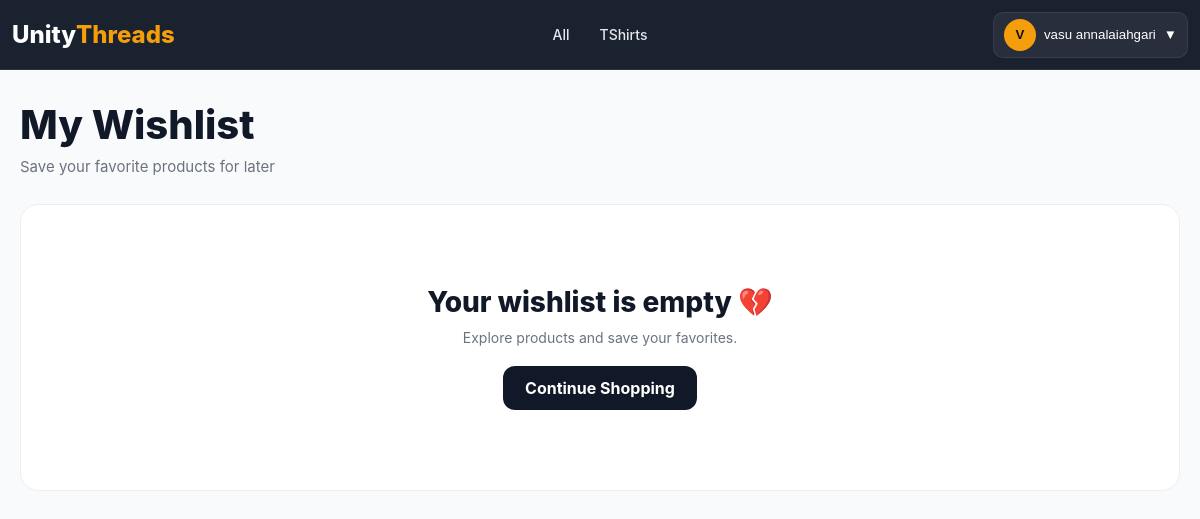
The app's page /wishlist/ (signed in) with its own data.
### products/models.py (models this page shows, shortened)
class BaseModel(models.Model):
    created_at = models.DateTimeField(
        auto_now_add=True
    )
    updated_at = models.DateTimeField(
        auto_now=True
    )
    class Meta:
        abstract = True

class Category(BaseModel):
    name = models.CharField(
        max_length=100,
        unique=True
    )
    slug = models.SlugField(
        unique=True,
        blank=True
    )
    image = models.ImageField(
        upload_to='categories/',
        blank=True,
        null=True
    )
    is_active = models.BooleanField(default=True)
    class Meta:
        verbose_name_plural = "Categories"
        ordering = ['name']
        indexes = [
            models.Index(fields=['slug']),
            models.Index(fields=['is_active']),
        ]

### accounts/models.py (models this page shows, shortened)
class User(AbstractUser):
    username = None
    email = models.EmailField(
        unique=True
    )
    phone = models.CharField(
        max_length=10,
        unique=True
    )
    full_name = models.CharField(
        max_length=150
    )
    is_email_verified = models.BooleanField(
        default=False
    )
    USERNAME_FIELD = "email"
    REQUIRED_FIELDS = ["phone"]
    objects = UserManager()

### wishlist/views.py (the view)
# urls.py: path("", wishlist_page,name="wishlist"),
@login_required
def wishlist_page(request):
    items = Wishlist.objects.select_related(
        "product",
        "product__brand",
        "product__category"
    ).filter(
        user=request.user
    ).order_by("-created_at")
    return render(
        request,
        "wishlist/wishlist.html",
        {
            "items": items
        }
    )

### home/context_processors.py (called while the page is built)
def global_data(request):
    return {
        "categories": Category.objects.all()
    }

### wishlist/templates/wishlist/wishlist.html (shortened to what this page needs)
{% load static %}
<!DOCTYPE html>
<html lang="en">
<head>
    <link rel="stylesheet"
          href="{% static 'wishlist/css/wishlist.css' %}">
</head>
<body>
{% include 'partials/navbar.html' %}
<section class="wishlist-section">
    <div class="wishlist-header">
        <h1>My Wishlist</h1>
        <p>
            Save your favorite products for later
        </p>
    </div>
    {% if items %}
    <div class="wishlist-grid">
        {% for item in items %}
        <div class="wishlist-card">
            <button class="wishlist-remove-btn"
                    onclick="removeWishlist('{{ item.product.id }}', this)">
                ✕
            </button>
            {% if item.product.slug %}
            <a href="{% url 'product_detail' item.product.slug %}">
            {% else %}
            <a href="#">
            {% endif %}
                <div class="wishlist-image">
                    {% with img=item.product.images.first %}
                        {% if img %}
                            <img src="{{ img.image.url }}"
                                 alt="{{ item.product.name }}">
                        {% else %}
                            <img src="{% static 'images/no-image.png' %}"
                                 alt="No Image">
                        {% endif %}
                    {% endwith %}
                </div>
                <div class="wishlist-content">
                    <p class="wishlist-brand">
                        {{ item.product.brand.name }}
                    </p>
                    <h3 class="wishlist-title">
                        {{ item.product.name }}
                    </h3>
                    <div class="wishlist-price">
                        ₹{{ item.product.variants.first.wholesale_price }}
                    </div>
                </div>
            </a>
        </div>
        {% endfor %}
    </div>
    {% else %}
    <div class="empty-wishlist">
        <h2>Your wishlist is empty 💔</h2>
        <p>
            Explore products and save your favorites.
        </p>
        <a href="/"
           class="shop-btn">
            Continue Shopping
        </a>
    </div>
    {% endif %}
</section>
</body>
</html>

### home/templates/partials/navbar.html (shortened to what this page needs)
{% load static %}
<link rel="stylesheet" href="{% static 'home/css/navbar.css' %}">
<header class="header" id="header">
    <a href="/" class="logo">
        Unity<span>Threads</span>
    </a>
      <nav class="nav" id="nav">
    <a href="{% url 'product_list' %}">All</a>
    {% for category in categories %}
        <a href="{% url 'product_list' %}?category={{ category.slug }}">
            {{ category.name }}
        </a>
    {% endfor %}
</nav>
    <div class="nav-actions">
        {% if request.user.is_authenticated %}
        <div class="account-dropdown" id="accountWrapper">
            <button class="account-btn" id="accountBtn" type="button">
                <span class="account-avatar">
                    {{ request.user.full_name|default:request.user.email|first|upper }}
                </span>
                <span class="account-name">
                    {{ request.user.full_name|default:request.user.email }}
                </span>
                <span class="dropdown-icon">▼</span>
            </button>
        </div>
        {% endif %}
    </div>
</header>

### wishlist/static/wishlist/css/wishlist.css (style rules this page uses)
* { margin:0; padding:0; box-sizing:border-box; }
body { font-family: system-ui, -apple-system, Segoe UI, Roboto, Arial; background:#f6f7fb; color:#111827; padding-top:60px; }
html { scroll-behavior:smooth; }
.wishlist-section { max-width:1440px; margin:auto; padding:40px 20px 60px; }
.wishlist-header { margin-bottom:28px; }
.wishlist-header h1 { font-size:40px; font-weight:800; color:#111827; margin-bottom:8px; }
.wishlist-header p { color:#6b7280; font-size:15px; }
.empty-wishlist { text-align:center; padding:80px 20px; background:#fff; border-radius:18px; border:1px solid #eee; }
.empty-wishlist h2 { font-size:28px; font-weight:800; margin-bottom:10px; }
.empty-wishlist p { color:#6b7280; font-size:14px; margin-bottom:20px; }
.shop-btn { display:inline-block; padding:12px 22px; background:#111827; color:#fff; border-radius:12px; text-decoration:none; font-weight:700; }

### home/static/home/css/navbar.css (style rules this page uses)
* { margin: 0; padding: 0; box-sizing: border-box; }
body { font-family: Inter, Arial, sans-serif; background: #f9fafb; color: #111827; }
html { scroll-behavior: smooth; }
.header { z-index: 10000; position: fixed; top: 0; left: 0; width: 100%; height: 70px; display: flex; align-items: center; background: rgba(17, 24, 39, 0.96); backdrop-filter: blur(14px); border-bottom: 1px solid rgba(255, 255, 255, 0.08); z-index: 999999; }
.logo { font-size: 24px; font-weight: 800; color: #fff; text-decoration: none; display: flex; align-items: center; padding-left: 12px; }
.logo span { color: #f59e0b; }
.nav { position: absolute; left: 50%; transform: translateX(-50%); display: flex; align-items: center; gap: 10px; }
.nav a { color: #e5e7eb; text-decoration: none; font-size: 14px; font-weight: 500; padding: 6px 10px; border-radius: 8px; transition: 0.2s ease; white-space: nowrap; }
.nav-actions { margin-left: auto; display: flex; align-items: center; gap: 10px; padding-right: 12px; }
.account-btn { display: flex; align-items: center; gap: 8px; position: relative; padding: 6px 10px; background: rgba(255, 255, 255, 0.06); border: 1px solid rgba(255, 255, 255, 0.08); border-radius: 10px; color: #fff; cursor: pointer; }
.account-avatar { width: 32px; height: 32px; display: flex; align-items: center; justify-content: center; border-radius: 50%; background: #f59e0b; font-weight: 700; color: #111; }

### records on screen
Category: name "TShirts"
User: user.full_name|first "V", user.full_name "vasu annalaiahgari"
